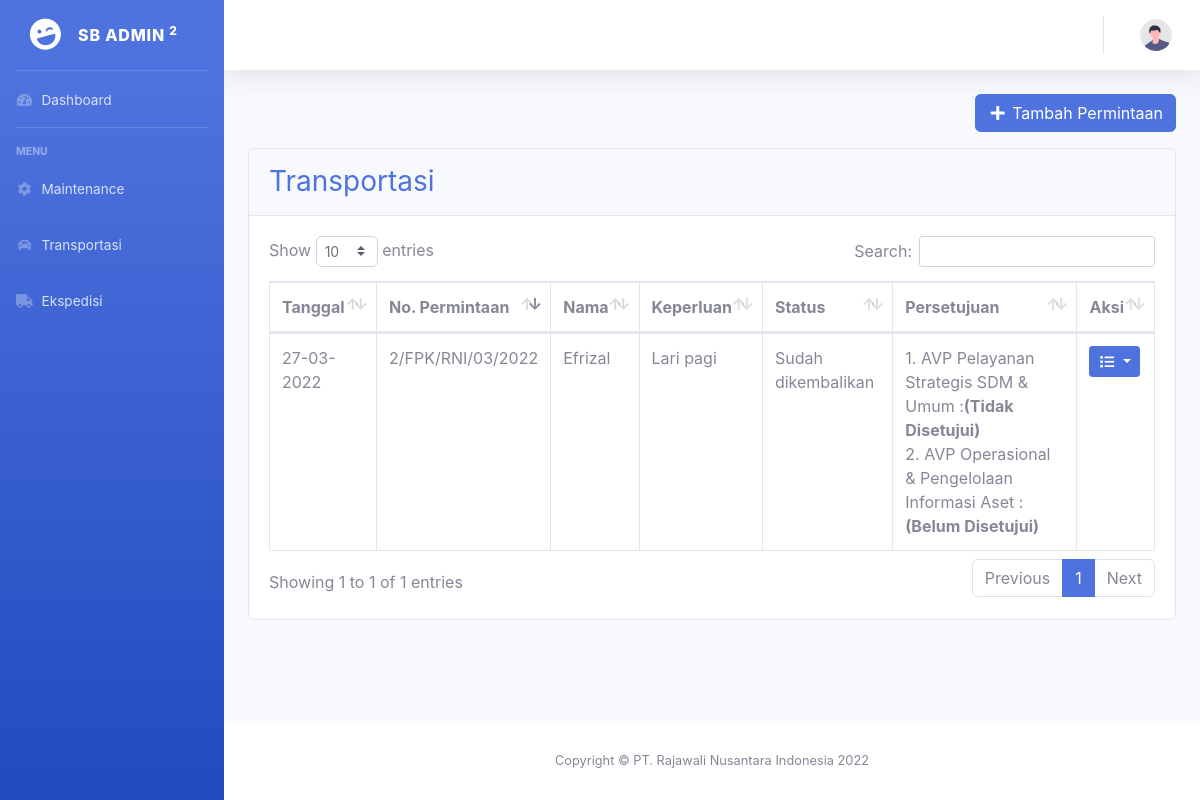
Page /index.php/admin/pTransportasi on the earlier database version.
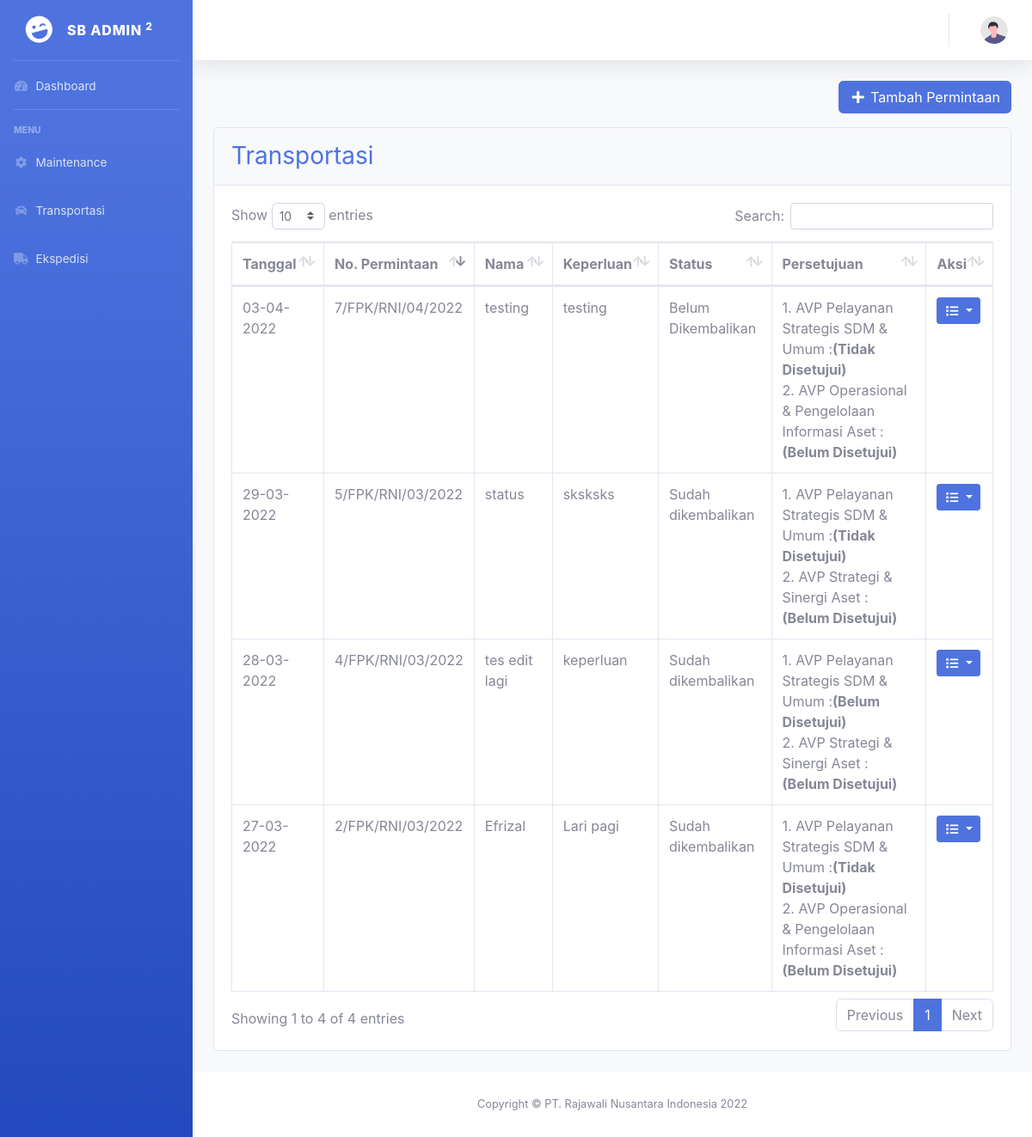
Same page on the later database version.
### tables this page shows
CREATE TABLE `transportasi` (
  `id` int(11) NOT NULL,
  `nama` varchar(255) NOT NULL,
  `divisi` varchar(255) NOT NULL,
  `mobil_id` int(11) NOT NULL,
  `tujuan` varchar(255) NOT NULL,
  `keperluan` varchar(255) NOT NULL,
  `tgl_pakai` date NOT NULL,
  `tgl_kembali` date NOT NULL,
  `jam_pakai` time NOT NULL,
  `jam_kembali` time NOT NULL,
  `pemeriksa` varchar(100) NOT NULL,
  `ttd_avp` varchar(50) NOT NULL,
  `ttd_pemeriksa` varchar(50) NOT NULL,
  `status` varchar(255) NOT NULL,
  `tanggal` date NOT NULL,
  `file` varchar(255) NOT NULL,
  `user_id` int(11) NOT NULL
);

### application/controllers/Admin.php (called while the page is built, shortened)
<?php
class Admin extends CI_Controller
{
    var $role_id, $role;
    public function __construct()
    {
        $this->load->model('Maintenance_model');
        $this->load->model('Ekspedisi_model');
        $this->load->model('Approval_model');
        $this->load->model('Transportasi_model');
        $this->role_id = $this->session->userdata('role_id');
        if ($this->role_id == 1) {
            $this->role = 'admin';
        } elseif ($this->role == 2) {
            $this->role = 'pemeriksa';
        } elseif ($this->role == 3) {
            $this->role = 'staff';
        } else {
            $this->role = 'umum';
        }
    }
    public function pTransportasi()
    {
        $data['title'] = "Transportasi";
        $data['data'] = $this->Maintenance_model->select('transportasi');
        $data['role_id'] = $this->role_id;
        $data['role'] = $this->role;
        $data['user'] = $this->db->get_where('user', ['nip' => $this->session->userdata('nip')])->row_array();
        $this->load->view('templates/header', $data);
        $this->load->view('templates/sidebar', $data);
        $this->load->view('templates/topbar', $data);
        $this->load->view('permintaan/transportasi', $data);
        $this->load->view('templates/footer');
    }
}

### index.php (called while the page is built, shortened)
<?php
require_once BASEPATH.'core/CodeIgniter.php';

### application/models/Maintenance_model.php (called while the page is built, shortened)
<?php
class Maintenance_model extends CI_Model
{
    public function select($table)
    {
        return $this->db->get("$table")->result_array();
    }
}

### application/views/permintaan/transportasi.php (the view, shortened to what this page needs)
<div class="container-fluid">
    <div class="row">
        <div class="col-sm-4">
        </div>
        <div class="col my-auto">
            <a class="float-right btn btn btn-primary mb-3" type="button" href="<?= base_url('admin/tTambah') ?>">
                <i class="fas fa-fw fa-plus"></i> Tambah Permintaan
            </a>
        </div>
    </div>
    <div class="card mb-4">
        <div class="card-header py-3">
            <h3 class="m-0 text-primary">Transportasi</h3>
        </div>
        <div class="card-body">
            <div class="table-responsive">
                <table class="table table-bordered" id="maintenance" width="100%" cellspacing="0">
                    <thead>
                        <tr>
                            <th>Tanggal</th>
                            <th>No. Permintaan</th>
                            <th>Nama</th>
                            <th>Keperluan</th>
                            <th>Status</th>
                            <th>Persetujuan</th>
                            <th>Aksi</th>
                        </tr>
                    </thead>
                    <tbody>
                        <?php
                        foreach ($data as $row) {
                            $tanggal = date_create($row['tanggal']);
                        ?>
                            <tr>
                                <td><?= date_format($tanggal, "d-m-Y") ?></td>
                                <td><?= $row['id'] ?>/FPK/RNI/<?= date_format($tanggal, "m/Y") ?></td>
                                <td><?= $row['nama'] ?></td>
                                <td><?= $row['keperluan'] ?></td>
                                <td><?= $row['status'] ?></td>
                                <td>
                                    1. AVP Pelayanan Strategis SDM & Umum :<b>(<?= $row['ttd_avp'] ?>)</b>
                                    <br>
                                    2. <?= $row['pemeriksa'] ?> : <b>(<?= $row['ttd_pemeriksa'] ?>)</b>
                                </td>
                                <td>
                                    <div class="dropdown">
                                        <button class="btn btn-primary btn-sm dropdown-toggle" type="button" id="aksi" data-toggle="dropdown" aria-expanded="false">
                                            <i class="fas fa-fw fa-list"></i>
                                        </button>
                                    </div>
                                </td>
                            </tr>
                        <?php
                        }
                        ?>
                    </tbody>
                </table>
            </div>
        </div>
    </div>
</div>
</div>

Differences in the rows shown:
added transportasi: tanggal "28-03-2022", id "4", tanggal "03/2022", nama "tes edit lagi", keperluan "keperluan", status "Sudah dikembalikan", ttd_avp "Belum Disetujui", pemeriksa "AVP Strategi & Sinergi Aset", ttd_pemeriksa "Belum Disetujui"
added transportasi: tanggal "29-03-2022", id "5", tanggal "03/2022", nama "status", keperluan "sksksks", status "Sudah dikembalikan", ttd_avp "Tidak Disetujui", pemeriksa "AVP Strategi & Sinergi Aset", ttd_pemeriksa "Belum Disetujui"
added transportasi: tanggal "03-04-2022", id "7", tanggal "04/2022", nama "testing", keperluan "testing", status "Belum Dikembalikan", ttd_avp "Tidak Disetujui", pemeriksa "AVP Operasional & Pengelolaan Informasi Aset", ttd_pemeriksa "Belum Disetujui"
Other differences:
text written by a page script: "Show entries Search: Showing 1 to 1 of 1 entries Previous 1 Next" → "Show entries Search: Showing 1 to 4 of 4 entries Previous 1 Next"
